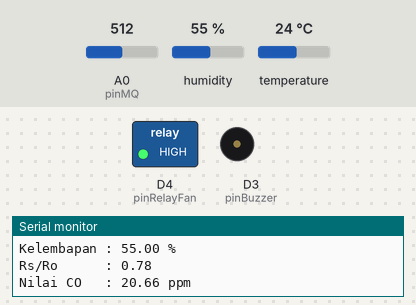
The sketch below on a simulated ESP8266 (NodeMCU). Shown: switched loads named in the sketch (green lamp = pin HIGH), buzzer (waves = sounding), the last lines printed to the serial monitor. The test bench sets the inputs (shaded band); at power-on: A0 (pinMQ) = 512, temperature 24 °C, humidity 55 %. WiFi joins after 1.5 s; servers stay silent unless stated; uploads are accepted with an empty reply.

Above: at 2.7 s.
2.8 s: A0 (pinMQ) set to 0
7.8 s: A0 (pinMQ) set to 1023
12.7 s: temperature set to 27 °C
15.9 s: temperature set to 30 °C
At 18.3 s:
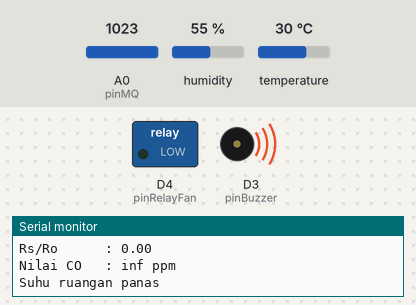
19.1 s: temperature set to 12 °C
At 22.6 s:
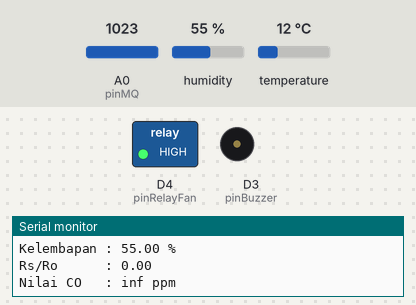
23.4 s: temperature set to 33 °C
At 28.1 s:
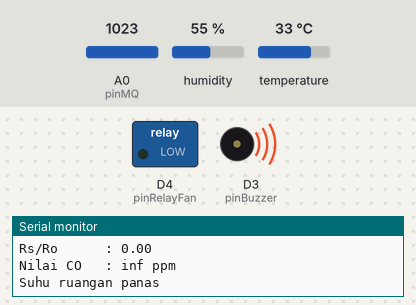
Timing chart, 0 to 29.2 s (numbered marks = the images above; inputs shaded):
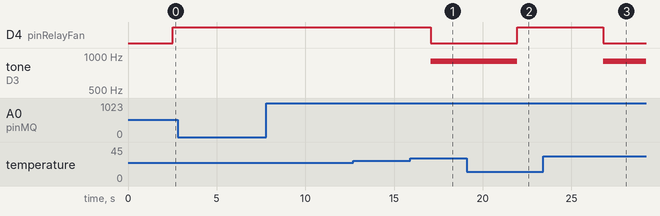

Measured:
- the behaviour switches between 28 and 29 °C on temperature (found by bisection; images 0 and 1)
- after the input at 15.9 s, D4 (pinRelayFan): HIGH → LOW after 1.2 s; tone on D3 (pinBuzzer): silent → 900 Hz after 1.2 s
- after the input at 19.1 s, D4 (pinRelayFan): LOW → HIGH after 2.8 s; tone on D3 (pinBuzzer): 900 Hz → silent after 2.8 s
- after the input at 23.4 s, D4 (pinRelayFan): HIGH → LOW after 3.4 s; tone on D3 (pinBuzzer): silent → 900 Hz after 3.4 s

The sketch:

gas-app.ino
```cpp
#include "DHT.h"
#include <ESP8266WiFi.h>         // pemanggil library ESP8266WiFi
#include <ESP8266HTTPClient.h>   // pemanggil library http client ESP8266
#include <SPI.h>                 // pemanggil library SPI
#include <Wire.h>                // pemanggil library komunikasi serial
#include <WiFiClient.h>          // library client

#define DHTPIN D0                // nomor pin untuk sensor Suhu Kelembapan
#define DHTTYPE DHT11            // tipe sensor Suhu Kelembapan : DHT11
#define pinBuzzer D3
#define pinRelayFan D4           // nomor pin untuk modul Relay
#define pinMQ A0                 // nomor pin untuk sensor Gas MQ135

/* ======================================================== KALIBRASI UNTUK PENDETEKSI GAS CO2 ================================================================ */
#define RL 20     // resistor pada sensor MQ di bagian belakang
#define a 7.42    //hasil dari webplotdigizer
#define b -4.11   //hasil dari webplotdigizer
#define Ro 25.61  //hasil dari webplotdigizer
#define VC 5
/* ======================================================== KALIBRASI UNTUK PENDETEKSI GAS CO2 ================================================================ */

DHT dht(DHTPIN, DHTTYPE);        // inisiasi DHT11

// Replace with your network credentials
const char* ssid     = "Mau ? Nanya aja";   //sesuaikan punya anda
const char* password = "sipapasipagaa";   //sesuaikan punya anda

// REPLACE with your Domain name and URL path or IP address with path
const char* host = "192.168.43.218";   //sesuaikan punya anda

void setup() {
  Serial.begin(115200);
  Serial.println(F("DHT11 test!"));

  dht.begin();

  WiFi.begin(ssid, password);
  Serial.println("Connecting");
  while (WiFi.status() != WL_CONNECTED) {
    delay(500);
    Serial.print(".");
  }
  Serial.println("");
  Serial.print("Connected to WiFi network with IP Address: ");
  Serial.println(WiFi.localIP());

  pinMode(pinBuzzer, OUTPUT);
  pinMode(pinRelayFan, OUTPUT);
}

void loop() {
  /* ============================================================= DHT11 SENSOR PROGRAM ======================================================================= */
  float s = dht.readTemperature();
  float k = dht.readHumidity();
  Serial.print("Suhu       : ");
  Serial.print(s);
  Serial.println(" °C");
  Serial.print("Kelembapan : ");
  Serial.print(k);
  Serial.println(" %");
  /* ============================================================= DHT11 SENSOR PROGRAM ======================================================================= */

  /* ============================================================= MQ135 SENSOR PROGRAM ======================================================================= */
  int nilaimqanalog = analogRead(pinMQ);
  float VRL = nilaimqanalog * (VC / 1023.0);
  float Rs = (VC * RL / VRL) - RL;
  float ratio = Rs / Ro;
  Serial.print("Rs/Ro      : ");
  Serial.println(ratio);
  float co = a * pow((ratio), b);
  Serial.print("Nilai CO   : ");
  Serial.print(co);
  Serial.println(" ppm");
  delay(1000);
  /* ============================================================= MQ135 SENSOR PROGRAM ======================================================================= */

  if (s > 28 && co > 100.0) {
    tone(pinBuzzer, 900);
    digitalWrite(pinRelayFan, LOW);
    Serial.println("Suhu ruangan panas");
  }
  else {
    tone(pinBuzzer, 0);
    digitalWrite(pinRelayFan, HIGH);
  }

  WiFiClient client;
  const int httpPort = 80;
  if (!client.connect(host, httpPort)) {
    Serial.println("connection failed");
    return;
  }

  String getData, Link;
  HTTPClient http;    //Declare object of class HTTPClient
  //GET Data php native
  Link = "http://" + String(host) + "/gas-app/kirimdata.php?suhu=" + String(s) + "&kelembapan=" + String(k) + "&co2=" + String(co);
  //GET Data php laravel
  //Link = "http://" + String(host) + "/gass-app/api/save?suhu=" + String(s) + "&kelembapan=" + String(k) + "&co2=" + String(co);
  http.begin(client, Link);     //Specify request destination

  int httpCode = http.GET();            //Send the request
  String payload = http.getString();    //Get the response payload

  Serial.println(payload);    //Print request response payload
  http.end();  //Close connection


  //kirim ke web
  delay(1000);
}
```
